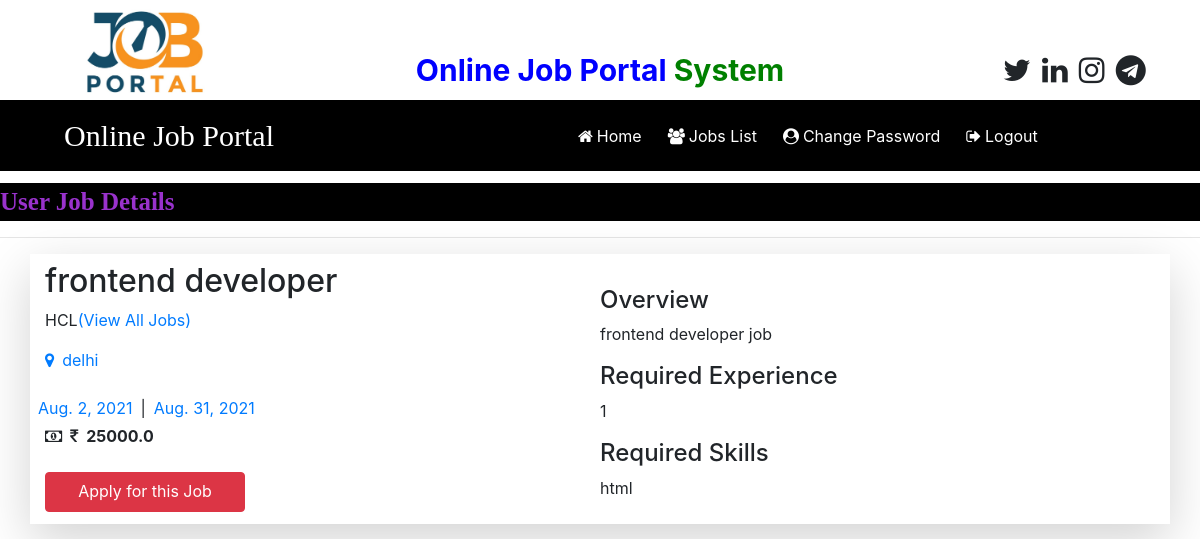
Page /job_detail/1 on the committed database.
### job/models.py (models this page shows, shortened)
class Job(models.Model):
    recruiter = models.ForeignKey(Recruiter,on_delete=models.CASCADE)
    start_date= models.DateField()
    end_date=models.DateField()
    title=models.CharField(max_length=100)
    salary= models.FloatField(max_length=20)
    description=models.CharField(max_length=500)
    experience=models.CharField(max_length=50)
    location=models.CharField(max_length=100)
    skills=models.CharField(max_length=100)

class Recruiter(models.Model):
    user = models.ForeignKey(User,on_delete=models.CASCADE)
    mobile= models.CharField(max_length=15,null=True)
    gender=models.CharField(max_length=10,null=True)
    company=models.CharField(max_length=25,null=True)
    type= models.CharField(max_length=15,null=True)
    status=models.CharField(max_length=20,null=True)

### job/views.py (the view)
# urls.py: path('job_detail/<int:pid>',job_detail,name="job_detail"),
def job_detail(request,pid):
    job=Job.objects.get(id=pid)
    d={'job':job}
    return render(request,'job/job_detail.html',d)

### job/templates/job/job_detail.html (shortened to what this page needs)
{% load static %}
{% block body%}
{% include 'job/user_navigation.html' %}
<marquee style="font-family: 'Monotype Corsiva'; font-size:25px;color: darkorchid;background-color:black; font-weight: bold;margin-top: 1%;">
   User Job Details
</marquee>
<hr>
<div class="container shadow-lg py-2 mt-2 mb-2">
    <div class="row">
        <div class="col-md-6">
            <h2>{{job.title}}</h2>
            <p>{{job.recruiter.company}}<a href="{% url 'user_latestjobs' %}">(View All Jobs)</a></p>
            <a href="#" class="mr-2"><i class="fa fa-map-marker mr-2"></i>{{job.location}}</a>
            <br>
            <div class="row mt-4"><a href="#" class="mr-2">{{job.start_date}}</a>
            |<a href="#" class="mr-2">{{job.end_date}}</a></div>
            <strong><i class="fa fa-money mr-2 mt-2"></i><i class="fa fa-inr mr-2 mt-2"></i>{{job.salary}}</strong>
            <div class="mt-4">
                <a href="{% url 'applyforjob' job.id %}" class="btn btn-danger" style="width: 200px; height:40px; ">Apply for this Job</a>
            </div>
        </div>
        <div class="mt-4">
            <h4>Overview</h4>
            <p>{{job.description}}</p>
            <h4>Required Experience</h4>
            <p>{{job.experience}}</p>
            <h4>Required Skills</h4>
            <p>{{job.skills}}</p>
        </div>
    </div>
</div>
{% endblock body%}

### rows in the picture
Job: title "frontend developer", recruiter.company "HCL", location "delhi", start_date "Aug. 2, 2021", end_date "Aug. 31, 2021", salary "25000.0", description "frontend developer job", experience "1", skills "html"
